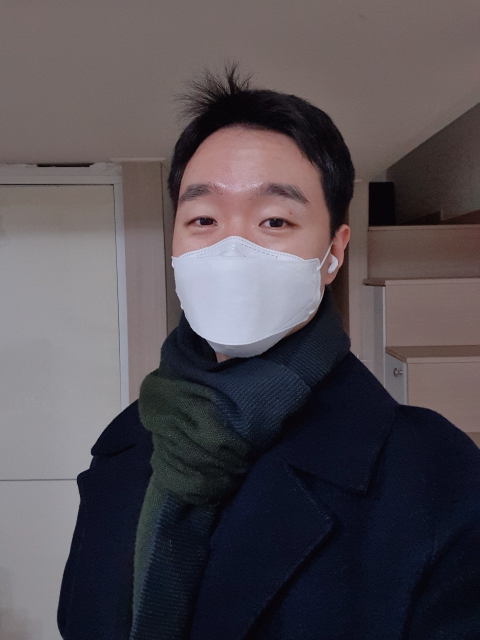
#> input picture testdata/dummy.jpg, 960 x 1280 px (shown at 1/2 size); its folder holds only this picture in this run
$ python -i augmentations.py   (imports and definitions only)
#> lines starting #> are read from the running program, lines starting #| are printed output that depends on the picture
import cv2
import numpy as np
import random

# from config import norm_mean, norm_std
norm_mean = np.array([103.94, 116.78, 123.68], dtype=np.float32)
norm_std = np.array([57.38, 57.12, 58.40], dtype=np.float32)


# Warning, do not use numpy random in PyTorch multiprocessing, or the random result will be the same.

# [38 lines left out: functions random_mirror, clip_box, remove_small_box, to_01_box, random_brightness, random_contrast, not called in this run]


def random_saturation(img, lower=0.7, upper=1.3):
    img[:, :, 1] *= random.uniform(lower, upper)
    return img


# [111 lines left out: functions random_hue, photometric_distort, crop, random_crop, pad_to_square, not called in this run]


def multi_scale_resize(img, masks=None, boxes=None, resize_range=None, during_training=False):
    assert img.shape[0] == img.shape[1], 'Error, image is not square in <multi_scale_resize>'

    if during_training:
        ori_size = img.shape[0]
        resize_size = random.randint(resize_range[0], resize_range[1]) * 32
        img = cv2.resize(img, (resize_size, resize_size))
        scale = resize_size / ori_size
        boxes *= scale

        masks = masks.transpose((1, 2, 0))
        masks = cv2.resize(masks, (resize_size, resize_size))

        # OpenCV resizes a (w,h,1) array to (s,s), so fix it
        if len(masks.shape) == 2:
            masks = np.expand_dims(masks, 0)
        else:
            masks = masks.transpose((2, 0, 1))

        return img, masks, boxes
    else:
        return cv2.resize(img, (resize_range, resize_range))


# [83 lines left out: functions to_train_size, normalize_and_toRGB, val_aug, train_aug, show_ann, not called in this run]

>>> import cv2
>>> picture = cv2.imread('../../../../testdata/dummy.jpg', cv2.IMREAD_GRAYSCALE)
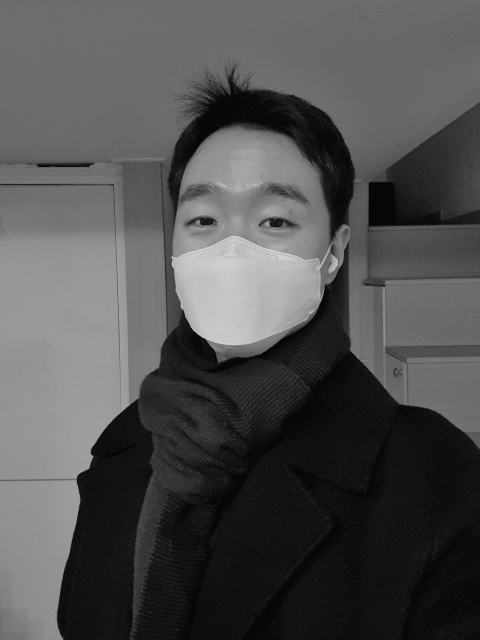
#> picture: shape (1280, 960) (shown at 1/2 size); min 0, max 246, mean 79.9
>>> result = multi_scale_resize(picture)
#> (the run stopped early here; a loop or call above may not have finished)
